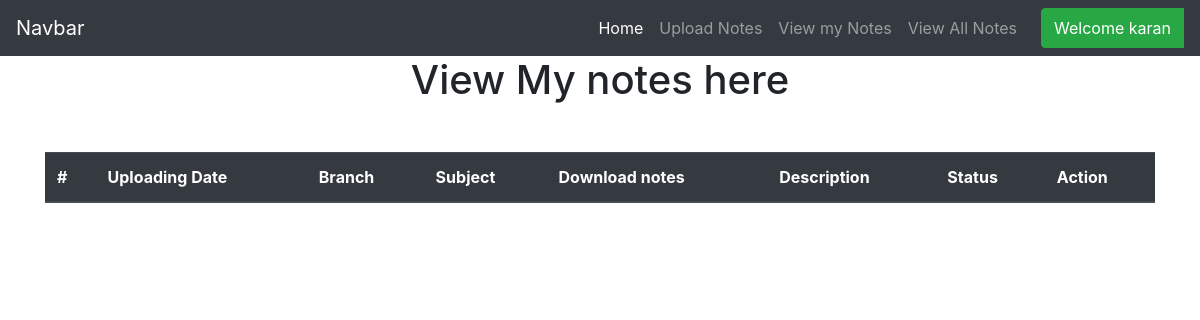
Page /view_mynotes (signed in) on the earlier database version.
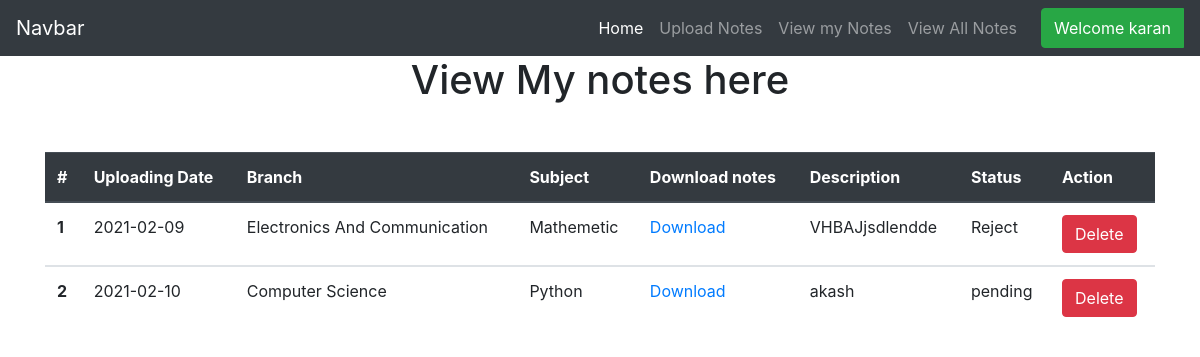
Same page on the later database version.
### notes/models.py (models this page shows)
class Notes(models.Model):
    user = models.ForeignKey(User,on_delete=models.CASCADE)
    uploadingdate =models.CharField(max_length=30,null=True)
    branch =models.CharField(max_length=30)
    subject =models.CharField(max_length=30)
    notesfile =models.FileField(null=True)
    filetype =models.CharField(max_length=30)
    description =models.CharField(max_length=200,null=True)
    status =models.CharField(max_length=30)

### notes/views.py (the view)
# urls.py: path('view_mynotes',view_mynotes, name='view_mynotes'),
def view_mynotes(request):
    if not request.user.is_authenticated:
           return redirect('index')
    user = User.objects.get(id= request.user.id)
    notes = Notes.objects.filter(user=user)
    d={'notes':notes}
    return render(request,'notes/view_mynotes.html',d)

### notes/templates/notes/view_mynotes.html (shortened to what this page needs)
{% extends 'notes/usernav.html' %}
{% load static %}
{% block body %}
<link rel="stylesheet" href="https://cdnjs.cloudflare.com/ajax/libs/twitter-bootstrap/4.5.2/css/bootstrap.css">
<link rel="stylesheet" href="https://cdn.datatables.net/1.10.23/css/dataTables.bootstrap4.min.css">
<h1 class="text-center">View  My notes here</h1>
<div class="container mt-5">
    <table class="table" id="example">
        <thead class="thead-dark">
          <tr>
            <th scope="col">#</th>
            <th scope="col">Uploading Date</th>
            <th scope="col">Branch</th>
            <th scope="col">Subject</th>
            <th scope="col">Download notes</th>
            <th scope="col">Description</th>
            <th scope="col">Status</th>
            <th scope="col">Action</th>
          </tr>
        </thead>
        {% for i in notes %}
        <tbody>
          <tr>
            <th scope="row">{{forloop.counter }}</th>
            <td>{{i.uploadingdate}}</td>
            <td>{{i.branch}}</td>
            <td>{{i.subject}}</td>
            <td><a href="{{i.notesfile.url}}" download>Download</a></td>
            <td>{{i.description}}</td>
            <td>{{i.status}}</td>
            <td><a href="{% url 'delete_mynotes' i.id %}" class="btn btn-danger" onclick="return confirm('Are You Sure')">Delete</a></td>
          </tr>
        </tbody>
        {% endfor %}
      </table>
</div>
{% endblock %}

Differences in the rows shown:
added Notes: uploadingdate "2021-02-09", branch "Electronics And Communication", subject "Mathemetic", description "VHBAJjsdlendde", status "Reject"
added Notes: uploadingdate "2021-02-10", branch "Computer Science", subject "Python", description "akash", status "pending"
